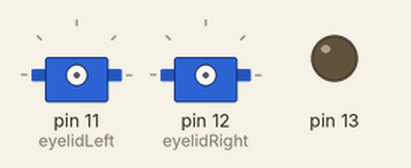
Bench run of a sketch on a simulated Arduino Mega 2560, built with avr-gcc and run on an emulated ATmega2560. Parts: 2 × servo, output pins drawn as LEDs (lit = HIGH). The audio player accepts every command and is not drawn.

Above: at 0.1 s.
At 0.57 s:
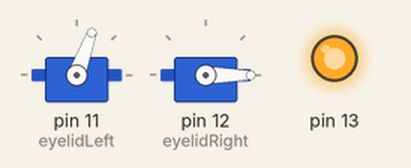
At 12.85 s:
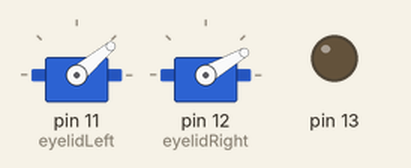
At 20.67 s:
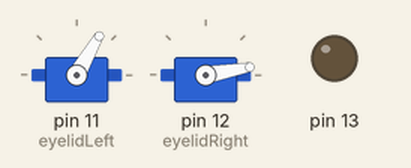
At 25.69 s:
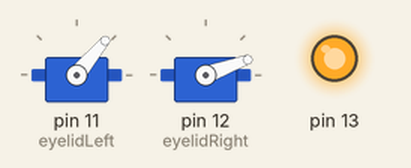
At 34.87 s:
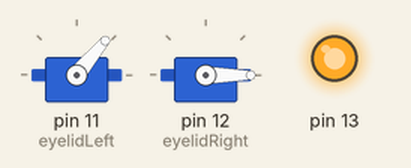
Timing chart, 0 to 40.0 s (numbered marks = the images above):
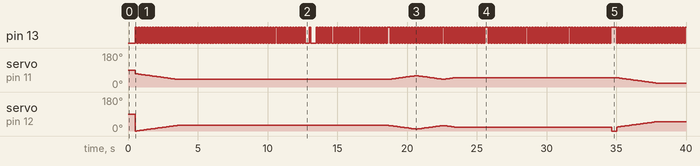

The sketch:

WRO_player_0.13.3.ino
```cpp
#include <DFRobotDFPlayerMini.h>

DFRobotDFPlayerMini myDFPlayer;

#include <Servo.h>

#define CLOSE_LEFT_EYE 70
#define CLOSE_RIGHT_EYE 0
#define DELTA_EYE 70

Servo eyelidLeft;
Servo eyelidRight;
Servo eyepupilLeft;
Servo eyepupilRight;

uint32_t myTimer1 = millis();
uint32_t myTimer2 = millis();
uint32_t myTimer3 = millis();
uint32_t myTimer4 = millis();

int currentPosition = 0;
int desiredPosition = 0;
int pos = 0;
int condition = 1, conditionOld = 0, conditionRec = 0;


void eye()
{
  if (currentPosition > desiredPosition)
    currentPosition -= 1;
  else if (currentPosition < desiredPosition)
    currentPosition += 1;

  eyelidLeft.write(CLOSE_LEFT_EYE - currentPosition);
  eyelidRight.write(CLOSE_RIGHT_EYE + currentPosition);
}

void right() {
  while (1)
  {
    for (pos = 0; pos <= 0; pos += 1) { // goes from 0 degrees to 180 degrees
      // in steps of 1 degree
      eyelidRight.write(pos);            // tell servo to go to position in variable 'pos'
      myDFPlayer.play(11);
      delay(300);    // waits 15 ms for the servo to reach the position

    }
    break;

  }
}

void setup()
{
  Serial.begin(9600);         //инициализируем UART USB
  Serial1.begin(9600);        //инициализируем UART связи со светом
  Serial3.begin(9600);        //инициализируем UART связи с плеером
  myDFPlayer.begin(Serial3);  //инициализируем плеер
  myDFPlayer.volume(15);

  eyelidLeft.attach(11);      //инициализируем сервопривод левых век
  eyelidRight.attach(12);     //инициализируем сервопривод правых век

  myTimer3 = millis();        //Обнуляем таймер

  pinMode(13, 1);
}

void loop()
{
  (millis() % 200 > 100) ? digitalWrite(13, 1) : digitalWrite(13, 0); //пример короткой записи if/else
  Serial.println();
  if (millis() - myTimer2 > 20)   //плавное движение серв
  {
    myTimer2 = millis();
    eye();
  }

  if (Serial1.available() > 0)
  {
    conditionRec = Serial1.read();
  }

  if (condition != conditionRec) {
    delay(100);
    Serial1.write(condition);
    //Serial.println(condition);//отправляем состояние "приветствия" контроллеру управления светом
    conditionOld = condition;
  }

  switch (condition)
  {
    case 1:
      Serial1.write(condition);
      desiredPosition = 30;
      myDFPlayer.play(1);             //привествие
      condition++;
      break;
    case 2:
      if (millis() - myTimer3 > 10000)
        condition++;
      break;
    case 3:
      myDFPlayer.play(2);             //я умею показывать различные эмоции
      condition++;
      break;
    case 4:
      if (millis() - myTimer3 > 14000) {
        condition++;
      }
      break;
    case 5:
      myDFPlayer.play(3);           //радость
      condition++;
      break;
    case 6:
      if (millis() - myTimer3 > 16000) {
        condition++;
      }
      break;
    case 7:
      myDFPlayer.play(4);          //грусть/
      condition++;
      break;
    case 8:
      if (millis() - myTimer3 > 18000) {
        condition++;
      }
      break;
    case 9:
      desiredPosition = -70;
      myDFPlayer.play(5);         //удивление
      condition++;
      break;
    case 10:
      if (millis() - myTimer3 > 20000) {
        condition++;
      }
      break;
    case 11:
      desiredPosition = 80;
      myDFPlayer.play(6);       //злость
      condition++;
      break;
    case 12:
      if (millis() - myTimer3 > 22000) {
        condition++;
      }
      break;
    case 13:
      desiredPosition = 20;
      myDFPlayer.play(7);     //смущение
      condition++;
      break;
    case 14:
      if (millis() - myTimer3 > 25000) {
        condition++;
      }
      break;
    case 15:
      myDFPlayer.play(8);    //нейтральное
      condition++;
      break;
    case 16:
      if (millis() - myTimer3 > 28000) {
        condition++;
      }
      break;
    case 17:
      myDFPlayer.play(9);    //А еще я умею
      condition++;
      break;
    case 18:
      if (millis() - myTimer3 > 31000) {
        condition++;
      }
      break;
    case 19:
      myDFPlayer.play(10);    //шевелить глазами
      condition++;
      break;
    case 20:
      if (millis() - myTimer3 > 34000) {
        condition++;
      }
      break;
    case 21:
      right();
      desiredPosition = 50;    //подмигивать
      condition++;
      break;
    case 22:
      if (millis() - myTimer3 > 37000) {
        condition++;
      }
      break;

   /* case 23:
      myDFPlayer.play(12);    //имитировать ходьбу
      condition++;
      break;
    case 24:
      if (millis() - myTimer3 > 40000) {
        condition++;
      }
      break;*/
  }
}

/*
   myDFPlayer.next();  //Play next mp3
   myDFPlayer.previous();  //Play previous mp3
   myDFPlayer.play(1);  //Play the first mp3
   myDFPlayer.loop(1);  //Loop the first mp3
   myDFPlayer.pause();  //pause the mp3
   myDFPlayer.start();  //start the mp3 from the pause
   myDFPlayer.playFolder(15, 4);  //play specific mp3 in SD:/15/004.mp3; Folder Name(1~99); File Name(1~255)
   myDFPlayer.enableLoopAll(); //loop all mp3 files.
   myDFPlayer.disableLoopAll(); //stop loop all mp3 files.
   myDFPlayer.playMp3Folder(4); //play specific mp3 in SD:/MP3/0004.mp3; File Name(0~65535)
   myDFPlayer.advertise(3); //advertise specific mp3 in SD:/ADVERT/0003.mp3; File Name(0~65535)
   myDFPlayer.stopAdvertise(); //stop advertise
   myDFPlayer.playLargeFolder(2, 999); //play specific mp3 in SD:/02/004.mp3; Folder Name(1~10); File Name(1~1000)
   myDFPlayer.loopFolder(5); //loop all mp3 files in folder SD:/05.
   myDFPlayer.randomAll(); //Random play all the mp3.
   myDFPlayer.enableLoop(); //enable loop.
   myDFPlayer.disableLoop(); //disable loop.
*/
```

Measured:
- by itself, pin 13: moves between LOW and HIGH, repeating every 16.2 s
- by itself, servo on pin 12 (eyelidRight): 90° → 0° at 0.51 s, → 1° 0.13 s later, → 2° 0.10 s later, → 3° 0.10 s later, … (110 changes in this stretch)
- by itself, servo on pin 11 (eyelidLeft): 90° → 70° at 0.51 s, → 69° 0.13 s later, → 68° 0.10 s later, → 67° 0.10 s later, … (109 changes in this stretch)
